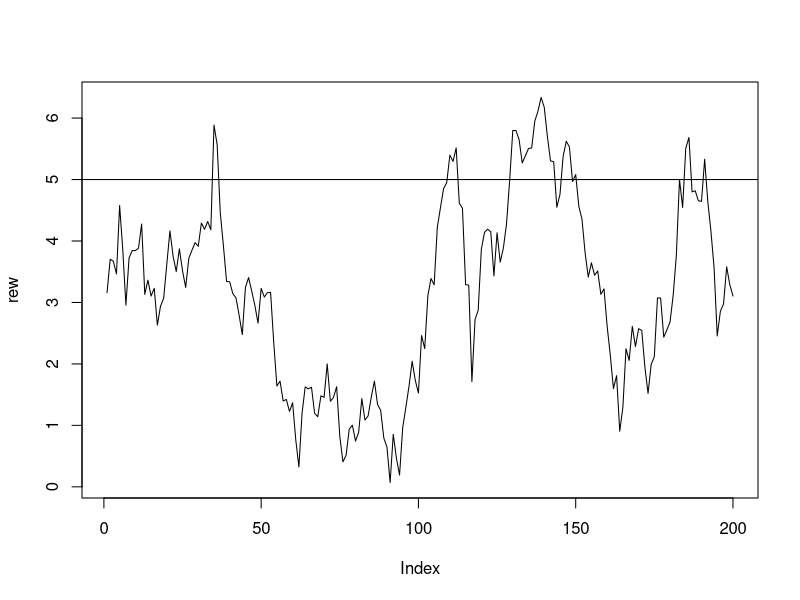
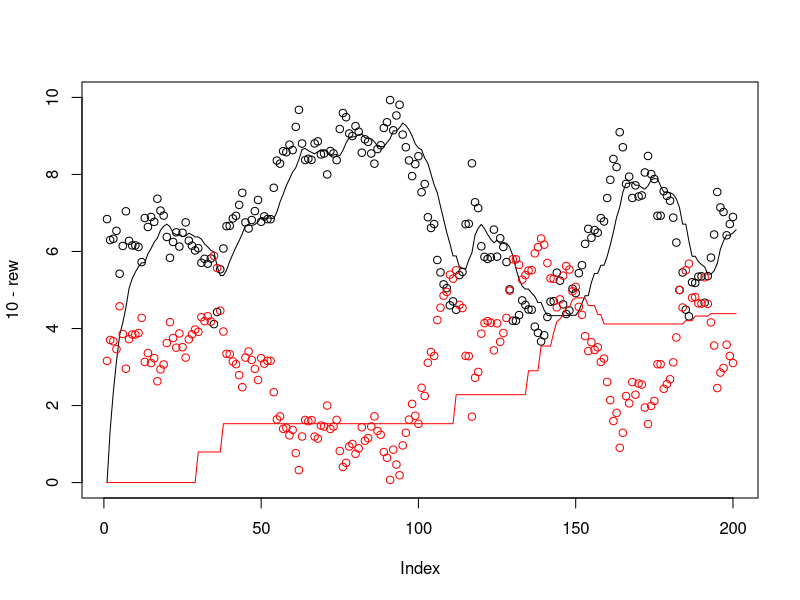

The R script that drew these images, in order:
# This is a Sarsa RL model to compute the optimal choiches in a multi-dimensional game
# There are two starting states, 2 layers, 4 total states and 4 rewards 
# In each state there are two options. The two options lead deterministically to one of the two pay-offs
# The pay-offs are static

library(truncnorm)
min_reward <- 0
max_reward <- 10
# Variables
ntrial <- 200 # Total number of trials

rew <- rep(0.0,ntrial)
rew[1] <- runif(1,min_reward,max_reward)
for(t in 2:ntrial) {
  rew[t] <- rtruncnorm(1,mean=rew[t-1],sd=.5,a=min_reward,b=max_reward)
}
plot(rew,type="l")
abline(h=5)


# Environment of the model
states_1 <- 1:2 # IDs of the states in stage 1, '1' corresponds to 'State 1', '2' corresponds to 'State 2'
actions_1 <- 1:2 # IDs of the actions in stage 1, '1' corresponds to 'Left', '2' corresponds to 'Right'
states_2 <- 1:2  # IDs of the states in stage 2, '1' corresponds to 'State 3', '2' corresponds to 'State 4'
rewards <- c(5,10) # The rewards of the two end-points
count <- 0

# SARSA learning
# Control parameters
alpha <- .2 # learning rate
beta <- 1 # softmax inverse temperature
# Storing the Q values; we need only learn the rewards associated to the second-stage states... (there is only a single action possible in stage 2)
Q <- array(0.0,dim=c(length(states_2),ntrial+1)) # array of tables with values of all cues and actions for 100 trials
# Randomly initialize Q values for the first trial
Q[,1] <- rnorm(dim(Q)[1],0,.001)

count11 <- 0 # counter for state2 = 1 following act1 = 1
count12 <- 0 # counter for state2 = 1 following act1 = 2
count21 <- 0 # counter for state2 = 2 following act1 = 1
count22 <- 0 # counter for state2 = 2 following act1 = 2
p_state2_a1 <- rbind(c(0.5,0.5),c(.5,.5))
p_state2_a2 <- rbind(c(0.5,0.5),c(.5,.5))

# Learning
for(t in 1:ntrial) {
  
  # Generate the first state randomly
  state1_idx <- sample(states_1[1:2],size=1)
  
  # determine expected rewards for the two actions
  Q_MB <- c(sum(p_state2_a1[state1_idx,]*Q[,t]), sum(p_state2_a2[state1_idx,]*Q[,t]))
  
  # determine MB action
  p_act <- exp(beta*Q_MB)/sum(exp(beta*Q_MB)) # probability of actions (softmax)
  act1_idx <- sample(actions_1,size=1,prob=p_act) # sample action with probabilities
  
  # Generate the reward, this is always 5 when choosing '1/left' and 10 when choosing '2/right'
  if (act1_idx == 1){
    state2_idx <- 1
    reward <- rew[t]
  } else {
    state2_idx <- 2
    reward <- 10 - rew[t]
  }
  
  # Counter for transition states. If the transitions correspond with the 'normal' transition it's +1, if they go opposite the counter is decreased
  # As there are no 'rare' transitions in this environment, the counter ends up at 200, which is equal to the amount of trials
  if (state1_idx == 1 && act1_idx == 1 && state2_idx == 1) {
    count11 <- count11 + 1
  }
  if (state1_idx == 1 && act1_idx == 1 & state2_idx == 2) {
    count11 <- count11 - 1
  }
  if (state1_idx == 1 && act1_idx == 2 && state2_idx == 1) {
    count12 <- count12 + 1
  }
  if (state1_idx == 1 && act1_idx == 2 && state2_idx == 2) {
    count12 <- count12 - 1
  }
  if (state1_idx == 2 && act1_idx == 1 && state2_idx == 1) {
    count21 <- count21 + 1
  }
  if (state1_idx == 2 && act1_idx == 1 & state2_idx == 2) {
    count21 <- count21 - 1
  }
  if (state1_idx == 2 && act1_idx == 2 && state2_idx == 1) {
    count22 <- count22 + 1
  }
  if (state1_idx == 2 && act1_idx == 2 && state2_idx == 2) {
    count22 <- count22 - 1
  }
  
  if(count11 > 0) {
    p_state2_a1[1,] <- c(0.9, 0.1)
  } 
  if(count11 < 0) {
    p_state2_a1[1,] <- c(0.1, 0.9)
  }
  if(count21 > 0) {
    p_state2_a1[2,] <- c(0.9, 0.1)
  } 
  if(count21 < 0) {
    p_state2_a1[2,] <- c(0.1, 0.9)
  }
  if(count11 == 0) {
    p_state2_a1[1,] <- c(0.5,0.5)
  }
  if(count21 == 0) {
    p_state2_a1[2,] <- c(0.5,0.5)
  }
  
  if(count12 > 0) {
    p_state2_a2[1,] <- c(0.9, 0.1)
  } 
  if(count12 < 0) {
    p_state2_a2[1,] <- c(0.1, 0.9)
  }
  if(count22 > 0) {
    p_state2_a2[2,] <- c(0.9, 0.1)
  } 
  if(count22 < 0) {
    p_state2_a2[2,] <- c(0.1, 0.9)
  }
  if(count12 == 0) {
    p_state2_a2[1,] <- c(0.5,0.5)
  }
  if(count22 == 0) {
    p_state2_a2[2,] <- c(0.5,0.5)
  }

  # Update Q, states are displayed on the left, actions on top in the Q tables, use plot(Q) for graph of progression of Q values
  Q[,t+1] <- Q[,t] # copy values for all actions (including the not chosen ones)
  Q[state2_idx,t+1] <- Q[state2_idx,t] + alpha*(reward - Q[state2_idx,t]) # update specifically for chosen action
  
}

plot(10 - rew, ylim=c(0,10))
lines(Q[2,])
points(rew,col="red")
lines(Q[1,],col="red")
